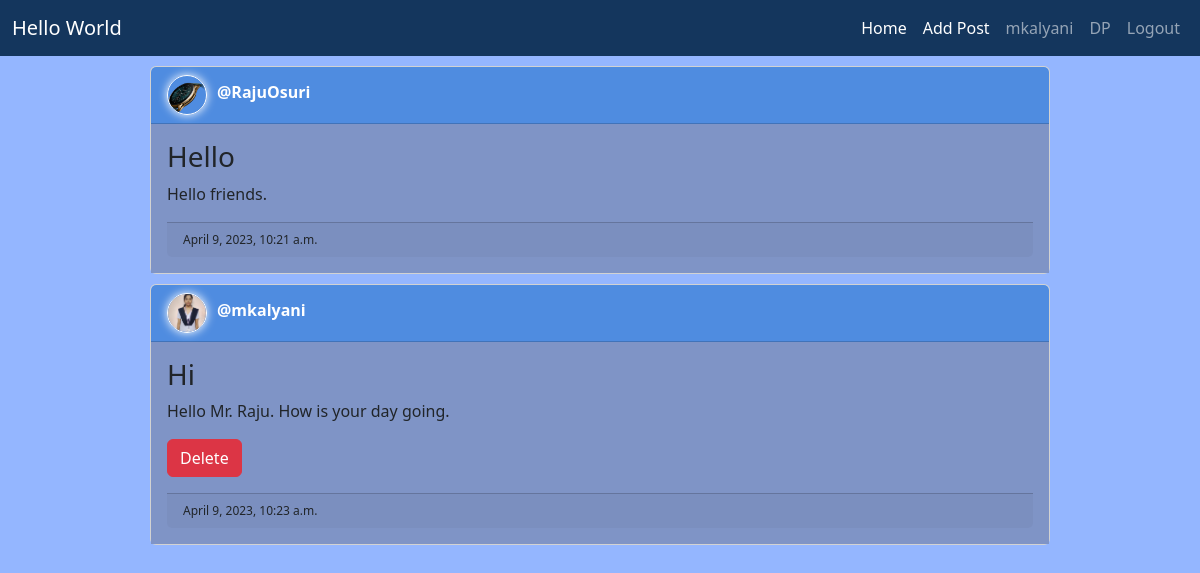
Screenshot of / (signed in) with the database file from the repository.
### mainapp/models.py (models this page shows, shortened)
class UserProfile(models.Model):
    user = models.ForeignKey(User, on_delete=models.CASCADE)
    pic = models.ImageField(upload_to='users/')

class PostModel(models.Model):
    author = models.ForeignKey(User, on_delete=models.CASCADE)
    title = models.CharField(max_length=100)
    description = models.TextField()
    created_at = models.DateTimeField(auto_now_add=True)
    updated_at = models.DateTimeField(auto_now=True)

### mainapp/views.py (the view, shortened to what this page needs)
# urls.py: path('', views.index),
@login_required(login_url='/login')
def index(request):
    data = PostModel.objects.all()
    pic = UserProfile.objects.all()
    return render(request, 'mainapp/Index.html', {'data': data, 'pict':pic})

### templates/mainapp/Index.html (shortened to what this page needs)
{% extends 'mainapp/base.html' %} {% block title %}{{ user.username }}
{% load static %} {% endblock %} {% block content %}
<div class="container">
  <div>
    {% for i in data %}
    <div class="card margins">
      <div class="card-header" style="display: flex;">
        <div>
          {% for j in pict %}
          {% if j.user.id == i.author.id %}
          <img
            src="{% get_media_prefix %}{{ j.pic }}"
            class="avatar-circle"
            alt="Avatar"
          />
          {% endif %}
          {% endfor %}
        </div>
        <div class="username">@{{ i.author.username }}</div>
      </div>
      <div class="card-body">
        <h3 class="card-title">{{ i.title }}</h3>
        <p class="card-text">{{ i.description }}</p>
        {% if user == i.author or user.is_superuser or perms.mainapp.delete_postmodel %}
        <form method="post">
          <button
            type="submit"
            name="postid"
            value="{{ i.id }}"
            class="btn btn-danger"
          >
            Delete
          </button>
        </form>
        {% endif %}
        <div class="card-footer" style="font-size: 12px">
          {{ i.created_at }}
        </div>
      </div>
    </div>
    {% endfor %}
  </div>
</div>
{% endblock %}

### templates/mainapp/base.html (shortened to what this page needs)
{% load static %}
<html lang="en">
<head>
    <link rel="stylesheet" href="{% static 'bootstrap/css/bootstrap.min.css' %}">
    <link rel="stylesheet" href="{% static 'style.css' %}">
</head>
<body>
    <nav class="navbar navbar-expand navbar-dark bg-dark">
        <div class="container-fluid">
            <a href="" class="navbar-brand">Hello World</a>
            <ul class="navbar-nav">
                <li  class="nav-item"><a href="/index" class="nav-link active">Home</a></li>
                <li  class="nav-item"><a href="/addpost" class="nav-link active">Add Post</a></li>
                <li class="nav-item"><a href="" class="nav-link">{{ user.username }}</a></li>
                <li class="nav-item"><a href="/addprofilepic" class="nav-link">DP</a></li>
                <li class="nav-item"><a href="/logout" class="nav-link">Logout</a></li>
            </ul>
        </div>
    </nav>
    {% block content %}
    {% endblock %}
</body>
</html>

### static/style.css (style rules this page uses)
body { background-color: #94b6ff; }
.bg-dark { background-color: #14365d!important; }
.card-header { background-color: #4f8ce0!important; }
.card-body { background-color: #7f94c6!important; }
.username { color: white; font-weight: bold; margin-left: 10px; margin-top: 5px; }
.margins { width: 900px; margin: auto; margin-top: 10px; }
.avatar-circle { width: 40px; height: 40px; border-radius: 50%; object-fit: cover; border: 1px solid white; box-shadow: 0px 0px 10px white; }

### rows the page displays
PostModel: author.username "RajuOsuri", title "Hello", description "Hello friends.", created_at "April 9, 2023, 10:21 a.m."
UserProfile: pic (picture)
PostModel: author.username "mkalyani", title "Hi", description "Hello Mr. Raju. How is your day going.", {{ i.id }} 38 (drawn), created_at "April 9, 2023, 10:23 a.m."
UserProfile: pic (picture)

### other values shown
{{ user.username }} "mkalyani"
